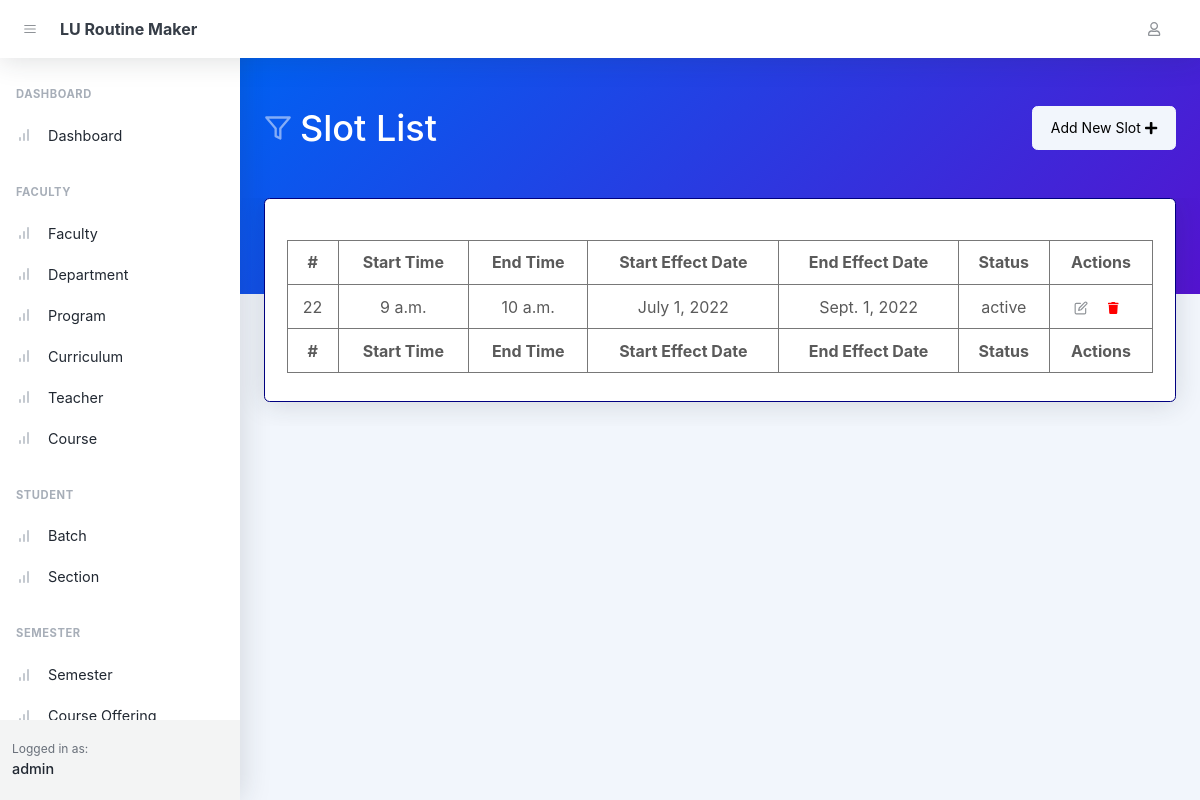
The app's page /slots/ (signed in), older data.
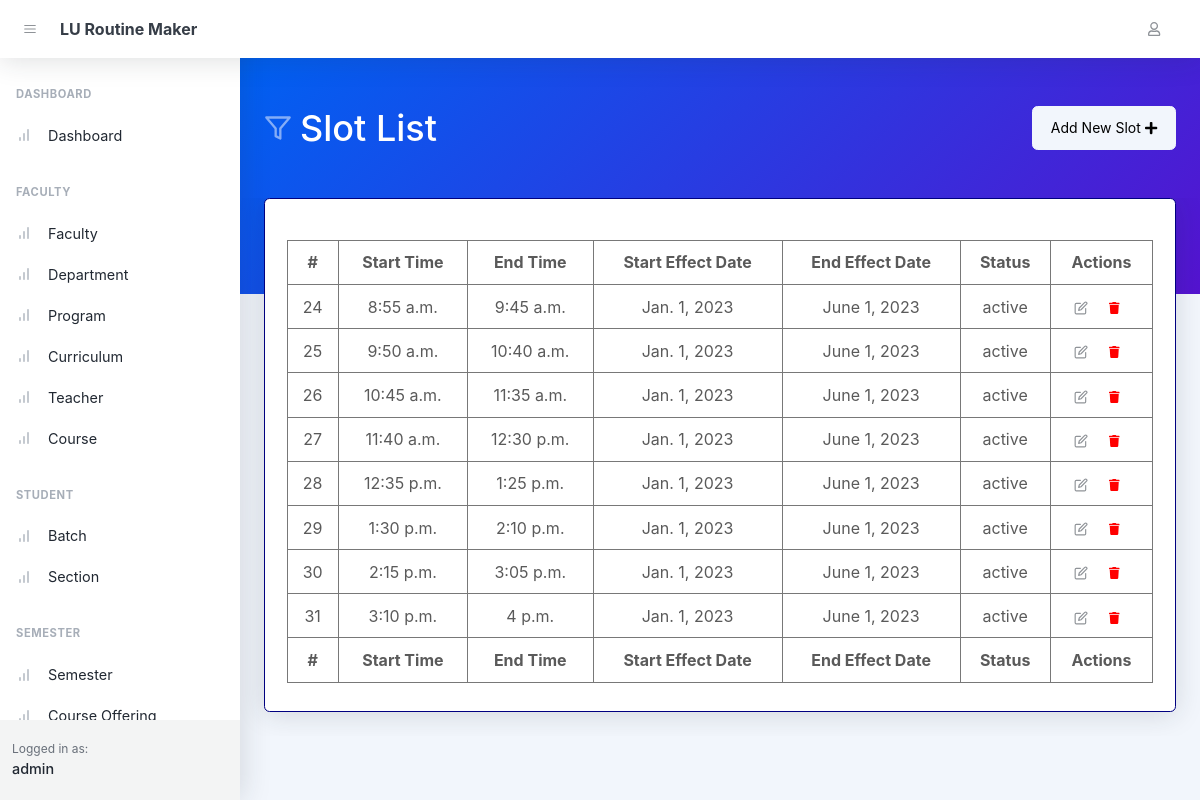
The same page, newer data.
### routine/models.py (models this page shows, shortened)
class SlotDetail(AbstractTimestampModel):
    slot = models.ForeignKey(
        verbose_name=_('Slot'),
        to='routine.SlotMaster',
        related_name='details',
        on_delete=models.CASCADE
    )
    start_time = models.TimeField(verbose_name=_('Start Time'))
    end_time = models.TimeField(verbose_name=_('End Time'))
    class Meta:
        verbose_name = _('Slot Detail')
        verbose_name_plural = _('Slot Details')

class SlotMaster(AbstractTimestampModel):
    class Status(models.TextChoices):
        ACTIVE = 'active', _('Active'),
        INACTIVE = 'inactive', _('inactive')
    type = models.CharField(verbose_name=_('Title'), max_length=128)
    start_effect_date = models.DateField(verbose_name=_('Start Effect Date'))
    end_effect_date = models.DateField(verbose_name=_('End Effect Date'))
    short_description = models.TextField(
        verbose_name=_('Short Description'), blank=True)
    status = models.CharField(
        verbose_name=_('Status'),
        max_length=16,
        choices=Status.choices,
        default='active'
    )
    class Meta:
        verbose_name = _('Slot Master')
        verbose_name_plural = _('Slot Masters')

### routine/views.py (the view)
# urls.py: path('slots/', views.SlotListView.as_view(), name='slot_list'),
@method_decorator(login_required, name='dispatch')
class SlotListView(ListView):
    model = SlotDetail
    template_name = 'slot_list.html'
    context_object_name = 'slots'
    def get_context_data(self, **kwargs):
        context = super().get_context_data(**kwargs)
        context['user'] = self.request.user
        return context

### routine/templates/slot_list.html (shortened to what this page needs)
{% extends 'base.html' %}
{% block body_header %}
    <header class="page-header page-header-dark bg-gradient-primary-to-secondary pb-10">
        <div class="container-xl px-4">
            <div class="page-header-content pt-4">
                <div class="d-flex justify-content-between">
                    <div class="col-auto mt-4">
                        <h1 class="page-header-title">
                            <div class="page-header-icon"><i data-feather="filter"></i></div>
                            Slot List
                        </h1>
                    </div>
                    <div class="mt-4">
                        <a href="{% url 'routine:slot_create' %}" class="btn btn-light">Add New Slot&nbsp;<i class="fas fa-plus"></i> </a>
                    </div>
                </div>
            </div>
        </div>
    </header>
{% endblock body_header %}
{% block body %}
    <div class="container-xl px-4 mt-n10">
        <div class="card mb-4">
            <div class="card-body">
                <table id="datatablesSimple">
                    <thead>
                    <tr>
                        <th>#</th>
                        <th>Start Time</th>
                        <th>End Time</th>
                        <th>Start Effect Date</th>
                        <th>End Effect Date</th>
                        <th>Status</th>
                        <th>Actions</th>
                    </tr>
                    </thead>
                    <tfoot>
                    <tr>
                        <th>#</th>
                        <th>Start Time</th>
                        <th>End Time</th>
                        <th>Start Effect Date</th>
                        <th>End Effect Date</th>
                        <th>Status</th>
                        <th>Actions</th>
                    </tr>
                    </tfoot>
                    <tbody>
                    {% for slot in slots %}
                        <tr>
                            <td>{{ slot.id }}</td>
                            <td>{{ slot.start_time }}</td>
                            <td>{{ slot.end_time }}</td>
                            <td>{{ slot.slot.start_effect_date }}</td>
                            <td>{{ slot.slot.end_effect_date }}</td>
                            <td>{{ slot.slot.status }}</td>
                            <td class="text-center">
                                <a href="{% url 'routine:slot_update' %}?id={{ slot.id }}" class="btn btn-datatable btn-icon btn-transparent-dark me-2"><i
                                        data-feather="edit"></i></a>
                                        <a href="{% url 'routine:slot_delete' slot.id %}"
                                        class="btn btn-datatable btn-icon btn-transparent-dark me-2">
                                        <i class="fa fa-trash delete" aria-hidden="true"></i>
                                </a>
                            </td>
                        </tr>
                    {% endfor %}
                    </tbody>
                </table>
            </div>
        </div>
    </div>
{% endblock %}

Row changes from the older to the newer data that the page shows:
removed SlotDetail: id "22", start_time "9 a.m.", end_time "10 a.m.", slot.start_effect_date "July 1, 2022", slot.end_effect_date "Sept. 1, 2022", slot.status "active"
added SlotDetail: id "24", start_time "8:55 a.m.", end_time "9:45 a.m.", slot.start_effect_date "Jan. 1, 2023", slot.end_effect_date "June 1, 2023", slot.status "active"
added SlotDetail: id "25", start_time "9:50 a.m.", end_time "10:40 a.m.", slot.start_effect_date "Jan. 1, 2023", slot.end_effect_date "June 1, 2023", slot.status "active"
added SlotDetail: id "26", start_time "10:45 a.m.", end_time "11:35 a.m.", slot.start_effect_date "Jan. 1, 2023", slot.end_effect_date "June 1, 2023", slot.status "active"
added SlotDetail: id "27", start_time "11:40 a.m.", end_time "12:30 p.m.", slot.start_effect_date "Jan. 1, 2023", slot.end_effect_date "June 1, 2023", slot.status "active"
added SlotDetail: id "28", start_time "12:35 p.m.", end_time "1:25 p.m.", slot.start_effect_date "Jan. 1, 2023", slot.end_effect_date "June 1, 2023", slot.status "active"
added SlotDetail: id "29", start_time "1:30 p.m.", end_time "2:10 p.m.", slot.start_effect_date "Jan. 1, 2023", slot.end_effect_date "June 1, 2023", slot.status "active"
added SlotDetail: id "30", start_time "2:15 p.m.", end_time "3:05 p.m.", slot.start_effect_date "Jan. 1, 2023", slot.end_effect_date "June 1, 2023", slot.status "active"
added SlotDetail: id "31", start_time "3:10 p.m.", end_time "4 p.m.", slot.start_effect_date "Jan. 1, 2023", slot.end_effect_date "June 1, 2023", slot.status "active"
